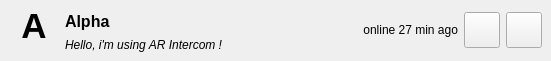
                 <widget class="QWidget" name="active_chat_header" native="true">
                  <property name="minimumSize">
                   <size>
                    <width>551</width>
                    <height>61</height>
                   </size>
                  </property>
                  <property name="maximumSize">
                   <size>
                    <width>16777215</width>
                    <height>61</height>
                   </size>
                  </property>
                  <property name="styleSheet">
                   <string notr="true"/>
                  </property>
                  <layout class="QHBoxLayout" name="active_chat_header_layout">
                   <property name="leftMargin">
                    <number>9</number>
                   </property>
                   <property name="topMargin">
                    <number>6</number>
                   </property>
                   <property name="rightMargin">
                    <number>9</number>
                   </property>
                   <property name="bottomMargin">
                    <number>6</number>
                   </property>
                   <item>
                    <widget class="QLabel" name="active_client_picture">
                     <property name="minimumSize">
                      <size>
                       <width>50</width>
                       <height>50</height>
                      </size>
                     </property>
                     <property name="maximumSize">
                      <size>
                       <width>50</width>
                       <height>50</height>
                      </size>
                     </property>
                     <property name="font">
                      <font>
                       <pointsize>26</pointsize>
                       <bold>true</bold>
                      </font>
                     </property>
                     <property name="styleSheet">
                      <string notr="true"/>
                     </property>
                     <property name="text">
                      <string>A</string>
                     </property>
                     <property name="alignment">
                      <set>Qt::AlignHCenter|Qt::AlignTop</set>
                     </property>
                    </widget>
                   </item>
                   <item>
                    <layout class="QVBoxLayout" name="client_info_layout">
                     <property name="spacing">
                      <number>0</number>
                     </property>
                     <item>
                      <widget class="QLabel" name="active_client_name">
                       <property name="minimumSize">
                        <size>
                         <width>251</width>
                         <height>31</height>
                        </size>
                       </property>
                       <property name="maximumSize">
                        <size>
                         <width>16777215</width>
                         <height>31</height>
                        </size>
                       </property>
                       <property name="font">
                        <font>
                         <family>Segoe UI</family>
                         <pointsize>12</pointsize>
                         <italic>false</italic>
                         <bold>true</bold>
                        </font>
                       </property>
                       <property name="text">
                        <string>Alpha</string>
                       </property>
                      </widget>
                     </item>
                     <item>
                      <widget class="QLabel" name="active_client_status">
                       <property name="minimumSize">
                        <size>
                         <width>251</width>
                         <height>20</height>
                        </size>
                       </property>
                       <property name="maximumSize">
                        <size>
                         <width>16777215</width>
                         <height>20</height>
                        </size>
                       </property>
                       <property name="font">
                        <font>
                         <italic>true</italic>
                        </font>
                       </property>
                       <property name="styleSheet">
                        <string notr="true"/>
                       </property>
                       <property name="text">
                        <string>Hello, i'm using AR Intercom !</string>
                       </property>
                      </widget>
                     </item>
                    </layout>
                   </item>
                   <item>
                    <widget class="QLabel" name="last_seen">
                     <property name="minimumSize">
                      <size>
                       <width>131</width>
                       <height>20</height>
                      </size>
                     </property>
                     <property name="maximumSize">
                      <size>
                       <width>16777215</width>
                       <height>20</height>
                      </size>
                     </property>
                     <property name="styleSheet">
                      <string notr="true"/>
                     </property>
                     <property name="text">
                      <string>online 27 min ago</string>
                     </property>
                     <property name="alignment">
                      <set>Qt::AlignRight|Qt::AlignTrailing|Qt::AlignVCenter</set>
                     </property>
                    </widget>
                   </item>
                   <item>
                    <widget class="QPushButton" name="attachment_btn">
                     <property name="minimumSize">
                      <size>
                       <width>36</width>
                       <height>36</height>
                      </size>
                     </property>
                     <property name="maximumSize">
                      <size>
                       <width>36</width>
                       <height>36</height>
                      </size>
                     </property>
                     <property name="styleSheet">
                      <string notr="true">#attachment_btn {	
	background-image: url(:/svg/svg//icon_attachment.svg);
}
</string>
                     </property>
                     <property name="text">
                      <string/>
                     </property>
                    </widget>
                   </item>
                   <item>
                    <widget class="QPushButton" name="delete_btn">
                     <property name="minimumSize">
                      <size>
                       <width>36</width>
                       <height>36</height>
                      </size>
                     </property>
                     <property name="maximumSize">
                      <size>
                       <width>36</width>
                       <height>36</height>
                      </size>
                     </property>
                     <property name="styleSheet">
                      <string notr="true">background-image: url(:/cils/cils/cil-trash.png);
</string>
                     </property>
                     <property name="text">
                      <string/>
                     </property>
                    </widget>
                   </item>
                  </layout>
                 </widget>
